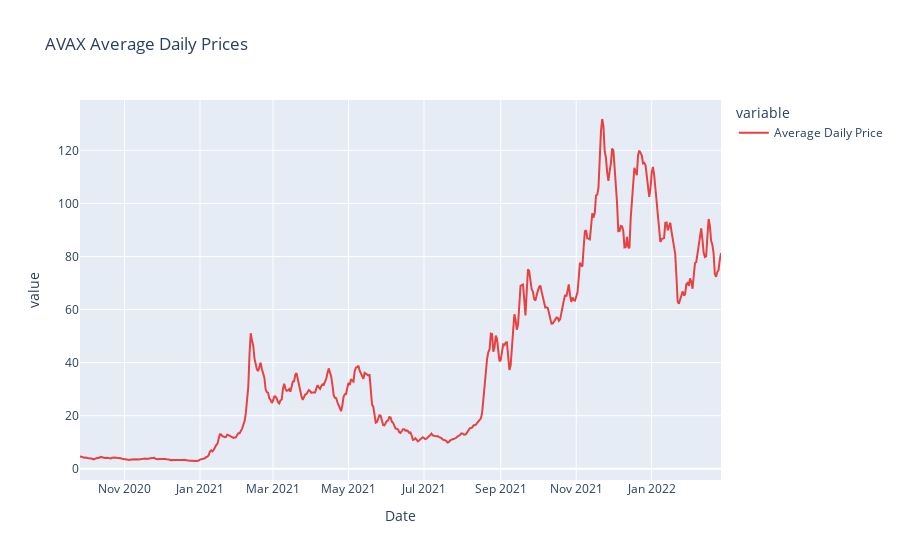
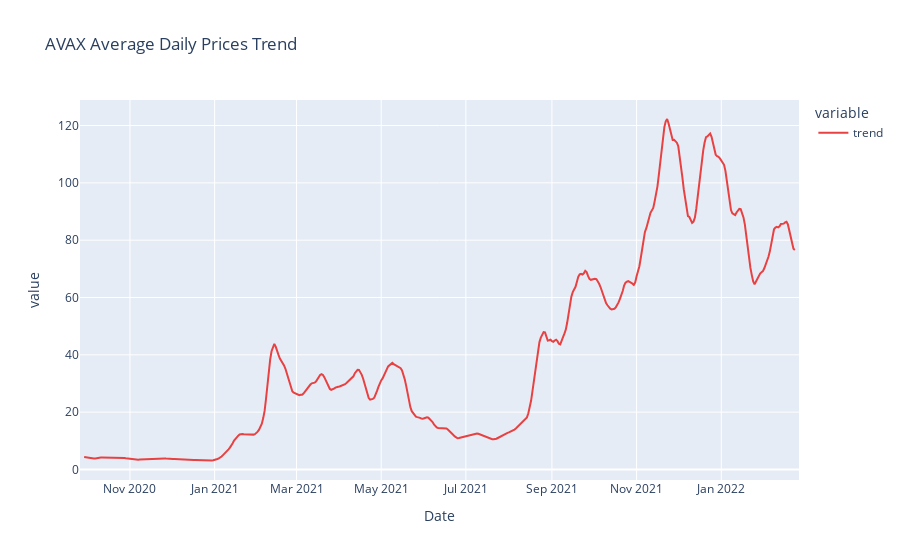
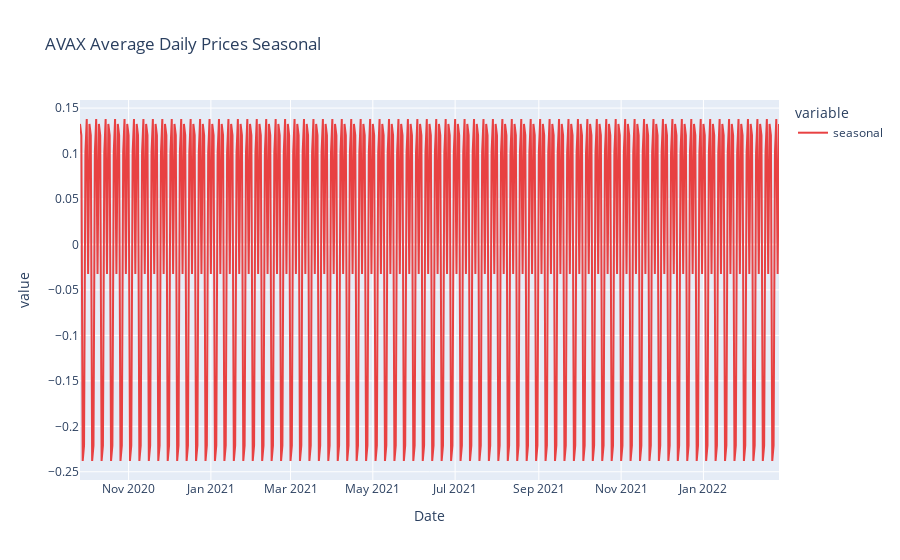
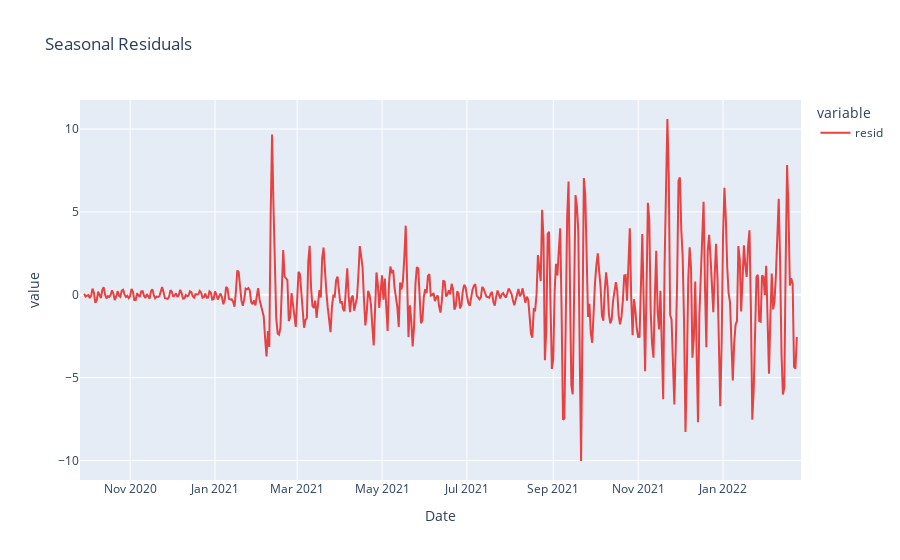

These figures' notebook cell, in order:
### Code cell
def decomp():
    """
    Perform seasonal decomposition on the avax_daily_ave dataframe.
    """
    avax_decomp = sm.tsa.seasonal_decompose(avax_daily_ave['Average Daily Price'], model='additive')
    fig = px.line(avax_decomp.observed, title='AVAX Average Daily Prices')
    fig.update_traces(line_color='#e84142')
    fig.show()
    fig = px.line(avax_decomp.trend, title='AVAX Average Daily Prices Trend')
    fig.update_traces(line_color='#e84142')
    fig.show()
    fig = px.line(avax_decomp.seasonal, title='AVAX Average Daily Prices Seasonal')
    fig.update_traces(line_color='#e84142')
    fig.show()
    fig = px.line(avax_decomp.resid, title='Seasonal Residuals')
    fig.update_traces(line_color='#e84142')
    fig.show()

decomp()

### Figure 1 — Plotly figure (JSON) as saved in the notebook; plotly's stock layout.template omitted (floating-point values rounded to 4 significant figures; data arrays with more than 128 entries replaced by an {"elided": "..."} marker saying what was removed)
{"data": [{"hovertemplate": "variable=Average Daily Price<br>Date=%{x}<br>value=%{y}<extra></extra>", "legendgroup": "Average Daily Price", "line": {"color": "#e84142", "dash": "solid"}, "mode": "lines", "name": "Average Daily Price", "orientation": "v", "showlegend": true, "type": "scatter", "x": {"elided": "519 str values"}, "xaxis": "x", "y": {"elided": "519 float values"}, "yaxis": "y"}], "layout": {"legend": {"title": {"text": "variable"}, "tracegroupgap": 0}, "title": {"text": "AVAX Average Daily Prices"}, "xaxis": {"anchor": "y", "domain": [0, 1], "title": {"text": "Date"}}, "yaxis": {"anchor": "x", "domain": [0, 1], "title": {"text": "value"}}}}

### Figure 2 — Plotly figure (JSON) as saved in the notebook; plotly's stock layout.template omitted (floating-point values rounded to 4 significant figures; data arrays with more than 128 entries replaced by an {"elided": "..."} marker saying what was removed)
{"data": [{"hovertemplate": "variable=trend<br>Date=%{x}<br>value=%{y}<extra></extra>", "legendgroup": "trend", "line": {"color": "#e84142", "dash": "solid"}, "mode": "lines", "name": "trend", "orientation": "v", "showlegend": true, "type": "scatter", "x": {"elided": "519 str values"}, "xaxis": "x", "y": {"elided": "519 float values"}, "yaxis": "y"}], "layout": {"legend": {"title": {"text": "variable"}, "tracegroupgap": 0}, "title": {"text": "AVAX Average Daily Prices Trend"}, "xaxis": {"anchor": "y", "domain": [0, 1], "title": {"text": "Date"}}, "yaxis": {"anchor": "x", "domain": [0, 1], "title": {"text": "value"}}}}

### Figure 3 — Plotly figure (JSON) as saved in the notebook; plotly's stock layout.template omitted (floating-point values rounded to 4 significant figures; data arrays with more than 128 entries replaced by an {"elided": "..."} marker saying what was removed)
{"data": [{"hovertemplate": "variable=seasonal<br>Date=%{x}<br>value=%{y}<extra></extra>", "legendgroup": "seasonal", "line": {"color": "#e84142", "dash": "solid"}, "mode": "lines", "name": "seasonal", "orientation": "v", "showlegend": true, "type": "scatter", "x": {"elided": "519 str values"}, "xaxis": "x", "y": {"elided": "519 float values"}, "yaxis": "y"}], "layout": {"legend": {"title": {"text": "variable"}, "tracegroupgap": 0}, "title": {"text": "AVAX Average Daily Prices Seasonal"}, "xaxis": {"anchor": "y", "domain": [0, 1], "title": {"text": "Date"}}, "yaxis": {"anchor": "x", "domain": [0, 1], "title": {"text": "value"}}}}

### Figure 4 — Plotly figure (JSON) as saved in the notebook; plotly's stock layout.template omitted (floating-point values rounded to 4 significant figures; data arrays with more than 128 entries replaced by an {"elided": "..."} marker saying what was removed)
{"data": [{"hovertemplate": "variable=resid<br>Date=%{x}<br>value=%{y}<extra></extra>", "legendgroup": "resid", "line": {"color": "#e84142", "dash": "solid"}, "mode": "lines", "name": "resid", "orientation": "v", "showlegend": true, "type": "scatter", "x": {"elided": "519 str values"}, "xaxis": "x", "y": {"elided": "519 float values"}, "yaxis": "y"}], "layout": {"legend": {"title": {"text": "variable"}, "tracegroupgap": 0}, "title": {"text": "Seasonal Residuals"}, "xaxis": {"anchor": "y", "domain": [0, 1], "title": {"text": "Date"}}, "yaxis": {"anchor": "x", "domain": [0, 1], "title": {"text": "value"}}}}
